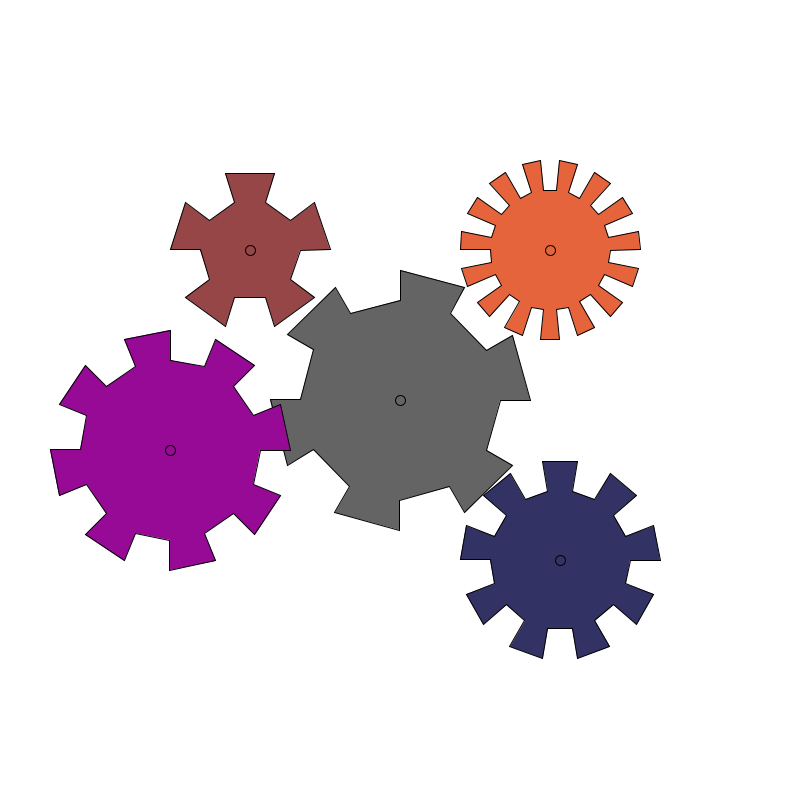
Frame 1 (no input)
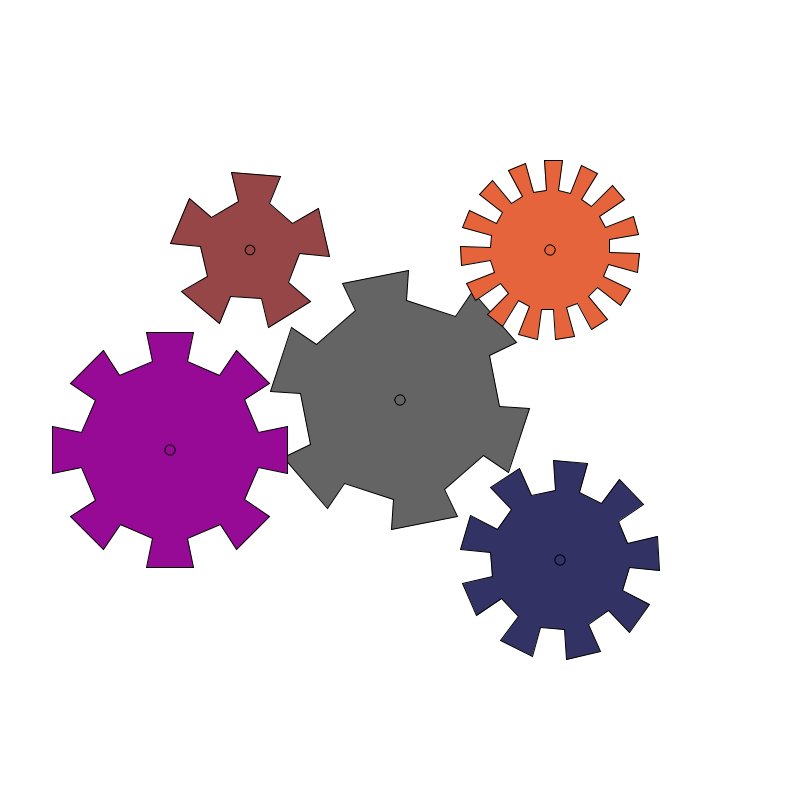
Frame 60 (the mouse pressed at the canvas centre just before this capture)
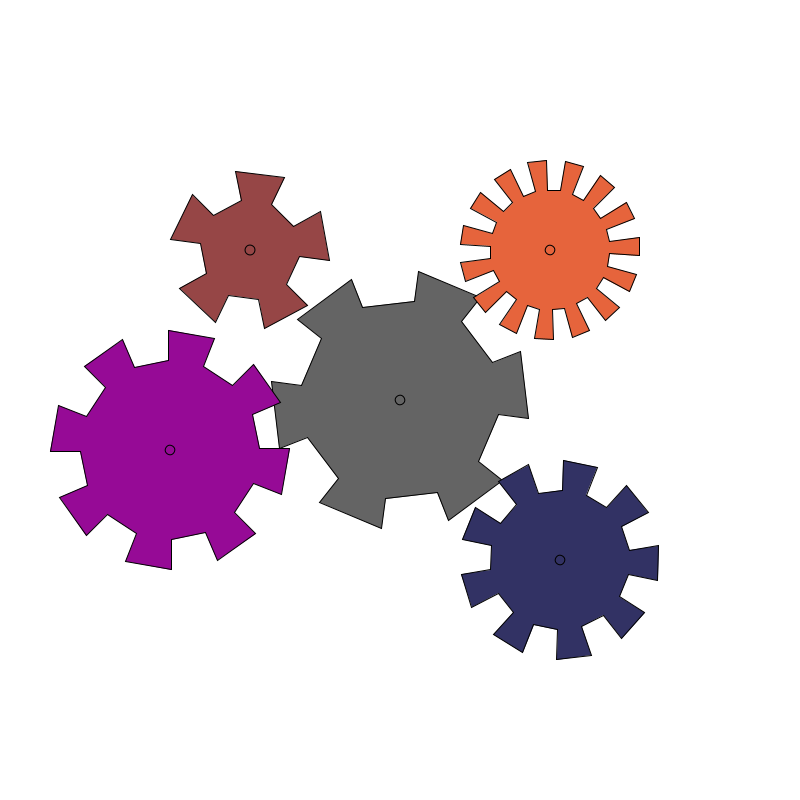
Frame 120 (the mouse held since frame 60 and released just before this capture)

The Processing sketch that drew these frames (run headless with seeded random() and noise(); from frame 60 on, the mouse is pressed at the canvas centre):

// Processing sketch: HW4_1
// ── HW4_1.pde
gear g1,g2,g3,g4,g5;
float r1,r2,r3,r4,r5;
void setup(){
  size(800,800); 
  r1=0; r2=0; r3=0; r4=0; r5=0;
}
void draw(){
  background(255);

  pushMatrix();
  translate(width/2, height/2);
  rotate(r1);
  fill(100);
  g1=new gear(100,6);
  r1+=0.01; popMatrix();
  
  pushMatrix();
  translate(width/2+160,height/2+160);
  rotate(r2);
  fill(50,50,100);
  g2=new gear(70,9);
  r2-=0.01; popMatrix();
  
  pushMatrix();
  translate(width/2-150,height/2-150);
  rotate(r3);
  fill(150,70,70);
  g3=new gear(50,5);
  r3-=0.02; popMatrix();  
  
  pushMatrix();
  translate(width/2+150,height/2-150);
  rotate(r4);
  fill(230,100,60);
  g4=new gear(60,15);
  r4-=0.01; popMatrix();
  
  pushMatrix();
  translate(width/2-230,height/2+50);
  rotate(r5);
  fill(150,10,150);
  g5=new gear(90,8);
  r5-=0.01; popMatrix();   
}

// ── gear.pde
class gear{
  //private int rad;
  //private int num;
  private float x;
  private float y;
  gear(int r, int n){
    //rad=r; num=n;
    beginShape();
    for(int i=0;i<2*n;i+=2){
      for(int j=i;j<i+2;j++){
        x=cos(j*TWO_PI/(2*n))*r;
        y=sin(j*TWO_PI/(2*n))*r;
        vertex(x,y);
      }
      for(int j=i;j<i+2;j++){
        x=cos(j*TWO_PI/(2*n)+PI/n)*(r+30);
        y=sin(j*TWO_PI/(2*n)+PI/n)*(r+30);
        vertex(x,y);
      }     
    }
    endShape(CLOSE);
    ellipse(0,0,10,10);
  }
  
  
}
